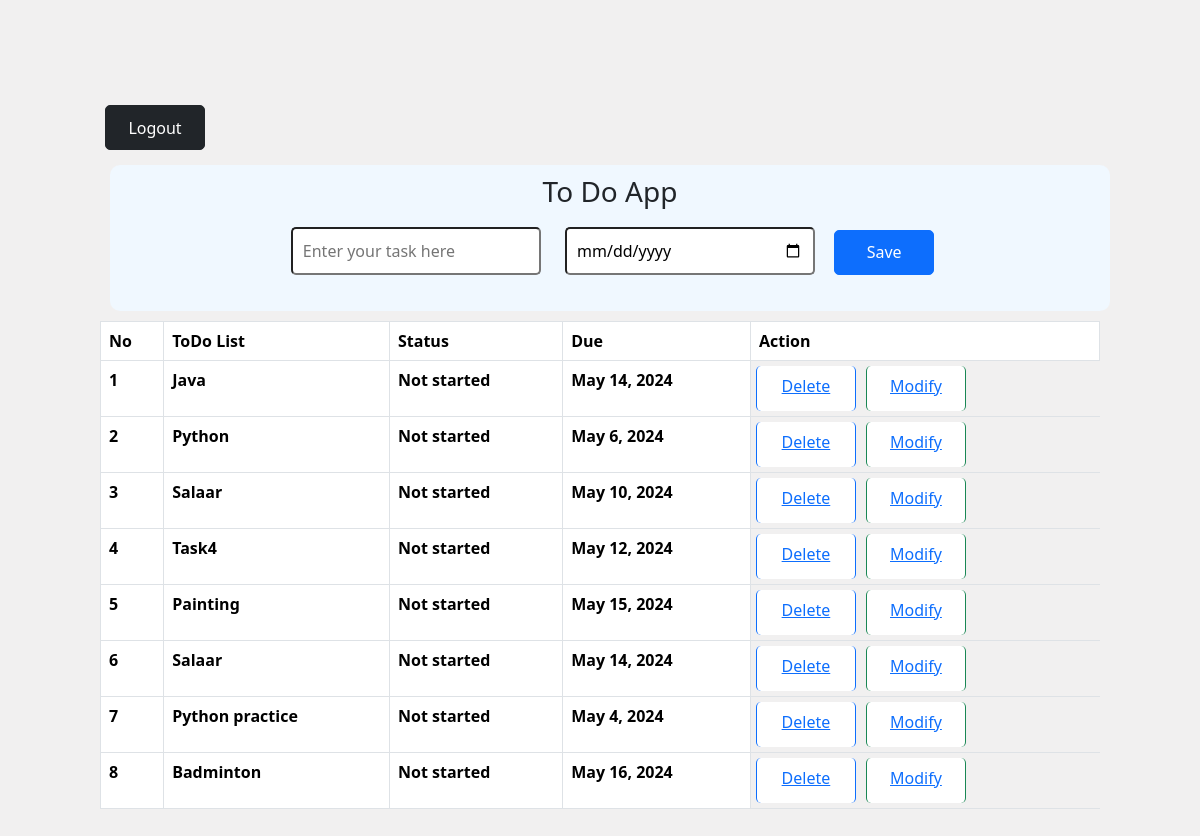
Screenshot of /home/todo/ (signed in) with the database file from the repository.
### todo/models.py (models this page shows, shortened)
class Todo(models.Model):
    task=models.CharField(max_length=50)
    status=models.CharField(default="Not started",max_length=50)
    date=models.DateField(auto_now=False,auto_now_add=False)
    uid=models.ForeignKey(User,on_delete=models.CASCADE)

### todo/views.py (the view)
# urls.py: path('home/',include('todo.urls')),
def todo(request):
    data=Todo.objects.filter(uid_id=request.user.id)
    if request.method=="POST":
        task=request.POST['task']
        date=request.POST['date']
        user_id=request.user.id
        Todo.objects.create(task=task,date=date,uid_id=user_id)
        return redirect('todo')
    return render(request,'todo.html',{'data':data})

### templates/todo.html (shortened to what this page needs)
{% load bootstrap5 %} {% bootstrap_css %} {% bootstrap_javascript %}
{% load static %}
<link rel="stylesheet" href="{% static 'todo.css'%}" />
<a href="{% url "signout" %}"><button class="btn btn-dark" type="submit" >Logout</button>
</a>
{% block content %}
<div class="container">
<form class="form" method="POST">
    <h3>To Do App</h3>
    <input type="text" name="task" id="task" placeholder="Enter your task here">
    <input type="date" name="date" id="date" >
    <button class="btn btn-primary"type="submit">Save</button>
</form>
</div>
<table class="table table-bordered">
    <thead>
        <th>No</th>
        <th>ToDo List</th>
        <th>Status</th>
        <th>Due</th>
        <th>Action</th>
    </thead>
    <tbody>
      {% for record in data %}
      <tr>
        <td>{{forloop.counter}}</td>
        <td>{{record.task}}</td>
        <td>{{record.status}}</td>
        <td>{{record.date}}</td>
        <td class="btn btn-primary"><a href="{% url "delete" record.id %}">Delete</a></td>
        <td class="btn btn-Success"><a href="{% url "modify" record.id %}">Modify</a></td>
      </tr>
      {% endfor %}
    </tbody>
  </table>
{% endblock content %}

### static/todo.css (style rules this page uses)
.container { display: flex; justify-content: center; background-color: aliceblue; margin: 10px; padding: 10px; border-radius: 10px; }
h3 { text-align: center; }
input[type="text"], input[type="date"] { padding: 10px; margin: 10px; border-radius: 5px; width: 250px; }
.btn { width: 100px; padding: 5px; margin: 5px; height: 45px ; border-radius: 5px; }
.table { width: 100%; text-align: start; font-weight: 600; }

### rows the page displays
Todo: task "Java", status "Not started", date "May 14, 2024"
Todo: task "Python", status "Not started", date "May 6, 2024"
Todo: task "Salaar", status "Not started", date "May 10, 2024"
Todo: task "Task4", status "Not started", date "May 12, 2024"
Todo: task "Painting", status "Not started", date "May 15, 2024"
Todo: task "Salaar", status "Not started", date "May 14, 2024"
Todo: task "Python practice", status "Not started", date "May 4, 2024"
Todo: task "Badminton", status "Not started", date "May 16, 2024"
